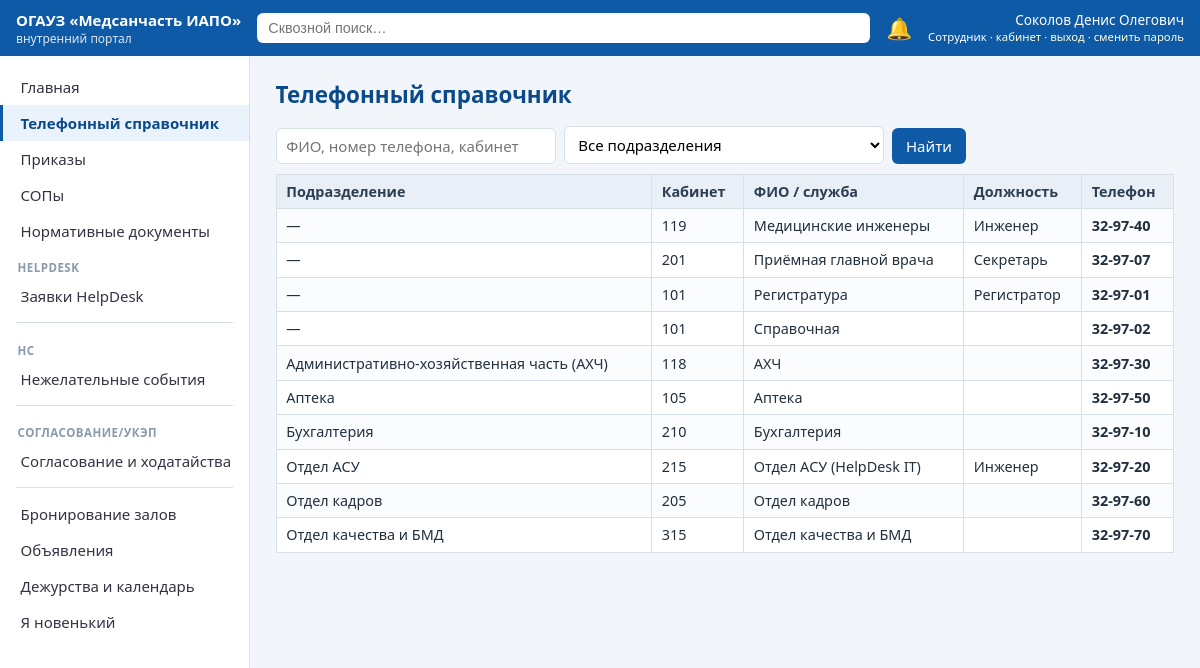
/phonebook (signed in), run on the app's committed database.
### tables this page shows
CREATE TABLE users(
  id INTEGER PRIMARY KEY, fio TEXT, dept_id INTEGER REFERENCES departments(id),
  position TEXT, email TEXT, role_key TEXT REFERENCES roles(key),
  username TEXT UNIQUE, pw_hash TEXT, salt TEXT, must_change_pw INTEGER DEFAULT 0,
  active INTEGER DEFAULT 1, birth_month_day TEXT);

CREATE TABLE phonebook(id INTEGER PRIMARY KEY, dept_id INTEGER REFERENCES departments(id),
  room TEXT, fio TEXT, position TEXT, phone TEXT, email TEXT);

CREATE TABLE departments(id INTEGER PRIMARY KEY, block_id INTEGER REFERENCES blocks(id), name TEXT);

### app.py (the view)
@app.get("/phonebook", response_class=HTMLResponse)
def phonebook(request: Request, q: str = "", dept: int = 0):
    u = current_user(request)
    if not u:
        return RedirectResponse("/login", status_code=302)
    con = get_db()
    sql = """SELECT p.*, d.name dept_name FROM phonebook p LEFT JOIN departments d ON d.id=p.dept_id WHERE 1=1"""
    args = []
    if q:
        sql += " AND (p.fio LIKE ? OR p.phone LIKE ? OR p.room LIKE ?)"; args += [f"%{q}%"] * 3
    if dept:
        sql += " AND p.dept_id=?"; args.append(dept)
    rows = con.execute(sql + " ORDER BY d.name, p.fio", args).fetchall()
    depts = con.execute("SELECT * FROM departments ORDER BY name").fetchall()
    con.close()
    return ctx(request, rows=rows, depts=depts, q=q, dept=dept, template="phonebook.html", section="Телефонный справочник")

### templates/phonebook.html
{% extends "base.html" %}
{% block body %}
<form class="frow" method="get">
  <input type="text" name="q" value="{{ q }}" placeholder="ФИО, номер телефона, кабинет" style="max-width:280px">
  <select name="dept" style="max-width:320px"><option value="0">Все подразделения</option>
    {% for d in depts %}<option value="{{ d['id'] }}" {{ 'selected' if dept==d['id'] }}>{{ d['name'] }}</option>{% endfor %}</select>
  <button>Найти</button>
</form>
<table><tr><th>Подразделение</th><th>Кабинет</th><th>ФИО / служба</th><th>Должность</th><th>Телефон</th></tr>
{% for r in rows %}<tr><td>{{ r['dept_name'] or '—' }}</td><td>{{ r['room'] }}</td><td>{{ r['fio'] }}</td><td>{{ r['position'] }}</td><td><b>{{ r['phone'] }}</b></td></tr>{% else %}
<tr><td colspan="5" class="muted">Ничего не найдено.</td></tr>{% endfor %}</table>
{% endblock %}

### templates/base.html (shortened to what this page needs)
<!doctype html>
<html lang="ru">
<head>
<link rel="stylesheet" href="/static/style.css">
</head>
<body>
{% if user %}
<header class="topbar">
  <div class="brand"><a href="/" style="color:#fff;text-decoration:none">ОГАУЗ «Медсанчасть&nbsp;ИАПО»</a> <span>внутренний портал</span></div>
  <form action="/search" method="get" class="searchbox">
    <input name="q" placeholder="Сквозной поиск…" value="{{ q or '' }}">
  </form>
  <a class="bell" href="/notifications" title="Уведомления">🔔{% if unread %}<span class="badge">{{ unread }}</span>{% endif %}</a>
  <div class="who">{{ user['fio'] }}<br><small>{{ role_names.get(user['role_key'], user['role_key']) }} · <a href="/dashboard">кабинет</a> · <a href="/logout">выход</a> · <a href="/change-password">сменить пароль</a></small></div>
</header>
<div class="layout">
  <nav class="side" id="side">
    {% set rv = role_vis.get(user['role_key'], []) %}
    {% set ns_ = namespace(group="") %}
    {% for need_role, title, url in menu %}
      {% set allowed = (need_role == "") or ('*' in rv) or (need_role in rv) %}
      {% if allowed %}
        {% if need_role != ns_.group %}
          {% if ns_.group %}<div class="navsep"></div>{% endif %}
          {% set ns_.group = need_role %}
          {% if need_role %}<div class="navgroup">{{ need_role }}</div>{% endif %}
        {% endif %}
        <a href="{{ url }}" class="{{ 'active' if request.url.path == url }}">{{ title }}</a>
      {% endif %}
    {% endfor %}
  </nav>
  <main class="content">
    <h1>{{ section }}</h1>
    {% block body %}{% endblock %}
  </main>
</div>
{% else %}
<main style="padding:2rem">{% block anon %}{% endblock %}</main>
{% endif %}
</body>
</html>

### static/style.css (style rules this page uses)
:root { --c1:#0e5aa7;--c2:#0b4a8a;--bg:#f2f5f9;--line:#d7dfe8;--ok:#1a7f37;--warn:#b35c00;--err:#c0392b }
* { box-sizing:border-box }
body { margin:0;font-family:'Segoe UI',Roboto,Arial,sans-serif;background:var(--bg);color:#22303e;font-size:15px }
a { color:var(--c1);text-decoration:none }
.topbar { display:flex;align-items:center;gap:1rem;background:var(--c1);color:#fff;padding:.6rem 1rem;position:sticky;top:0;z-index:10 }
.topbar a { color:#ffd }
.brand { font-weight:600 }
.brand span { display:block;font-weight:400;font-size:.75rem;opacity:.85 }
.searchbox { flex:1;display:flex }
.searchbox input { width:100%;padding:.45rem .7rem;border-radius:6px;border:0;font-size:.9rem }
.bell { position:relative;font-size:1.3rem;text-decoration:none }
.who { font-size:.85rem;text-align:right;line-height:1.2 }
.layout { display:flex;min-height:calc(100vh - 60px) }
.side { width:250px;background:#fff;border-right:1px solid var(--line);padding:.8rem 0;flex-shrink:0 }
.side a { display:block;padding:.5rem 1.1rem;color:#334;border-left:3px solid transparent }
.side a.active { border-left-color:var(--c1);background:#eaf2fb;color:var(--c2);font-weight:600 }
.content { flex:1;padding:1.2rem 1.6rem;max-width:1200px }
h1 { margin:.2rem 0 1rem;font-size:1.4rem;color:var(--c2) }
table { border-collapse:collapse;width:100%;background:#fff;font-size:.9rem }
th,td { border:1px solid var(--line);padding:.45rem .6rem;text-align:left;vertical-align:top }
th { background:#e8eff7;color:#2c3e50 }
tr:nth-child(even) td { background:#fafcfe }
form.frow { display:flex;gap:.5rem;flex-wrap:wrap;align-items:end;margin:.6rem 0 }
input[type=text],input[type=date],input[type=time],input[type=password],input[type=email],select,textarea { padding:.45rem .6rem;border:1px solid var(--line);border-radius:6px;font:inherit;background:#fff;width:100% }
button,.btn { background:var(--c1);color:#fff;border:0;border-radius:6px;padding:.5rem .9rem;font:inherit;cursor:pointer }
.navgroup { padding:.7rem 1.1rem .2rem;font-size:.72rem;text-transform:uppercase;letter-spacing:.04em;color:#8a99ab;font-weight:600 }
.navsep { border-top:1px solid var(--line);margin:.5rem 1rem }

### data on the page
users: fio "Соколов Денис Олегович", get "Сотрудник"
phonebook: r "—", room "119", fio "Медицинские инженеры", position "Инженер", phone "32-97-40"
phonebook: r "—", room "201", fio "Приёмная главной врача", position "Секретарь", phone "32-97-07"
phonebook: r "—", room "101", fio "Регистратура", position "Регистратор", phone "32-97-01"
phonebook: r "—", room "101", fio "Справочная", phone "32-97-02"
phonebook: name "Административно-хозяйственная часть (АХЧ)", room "118", fio "АХЧ", phone "32-97-30"
phonebook: name "Аптека", room "105", fio "Аптека", phone "32-97-50"
phonebook: name "Бухгалтерия", room "210", fio "Бухгалтерия", phone "32-97-10"
phonebook: name "Отдел АСУ", room "215", fio "Отдел АСУ (HelpDesk IT)", position "Инженер", phone "32-97-20"
phonebook: name "Отдел кадров", room "205", fio "Отдел кадров", phone "32-97-60"
phonebook: name "Отдел качества и БМД", room "315", fio "Отдел качества и БМД", phone "32-97-70"

### other printed values
{{ title }} "Главная" "Телефонный справочник" "Приказы" "СОПы" "Нормативные документы" "Заявки HelpDesk" "Нежелательные события" "Согласование и ходатайства" "Бронирование залов" "Объявления" "Дежурства и календарь" "Я новенький"
{{ need_role }} "HELPDESK" "НС" "СОГЛАСОВАНИЕ/УКЭП"
{{ section }} "Телефонный справочник"
